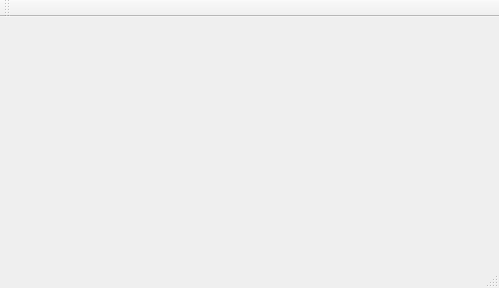
<?xml version="1.0" encoding="UTF-8"?>
<ui version="4.0">
 <class>Mdt::ItemEditor::StandardWindow</class>
 <widget class="QMainWindow" name="Mdt::ItemEditor::StandardWindow">
  <property name="geometry">
   <rect>
    <x>0</x>
    <y>0</y>
    <width>499</width>
    <height>288</height>
   </rect>
  </property>
  <property name="windowTitle">
   <string>MainWindow</string>
  </property>
  <widget class="QWidget" name="centralwidget"/>
  <widget class="QStatusBar" name="statusbar"/>
  <widget class="QToolBar" name="tlbMain">
   <property name="windowTitle">
    <string>toolBar</string>
   </property>
   <attribute name="toolBarArea">
    <enum>TopToolBarArea</enum>
   </attribute>
   <attribute name="toolBarBreak">
    <bool>false</bool>
   </attribute>
  </widget>
  <action name="mnuMainFileSave">
   <property name="text">
    <string>&amp;Save</string>
   </property>
  </action>
 </widget>
 <resources/>
 <connections/>
</ui>
